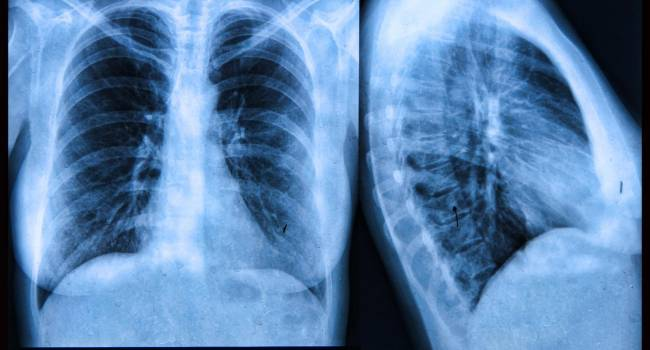
//> input picture pulmon.jpg, 650 x 350 px
$ ./main   (built with g++ and OpenCV 4)
//> lines starting //> are read from the running program, lines starting //| are printed output that depends on the picture
#include<iostream>
#include<opencv2/imgproc/imgproc.hpp>
#include<opencv2/highgui/highgui.hpp>
#include <ctime>
#include <sstream>
#include <chrono>
#include <numeric>
#include <array>
#include <algorithm>
#include <ctime>
#include <cstdlib>
#include <sys/time.h>
#include <sys/resource.h>
#include <fstream>
#include <ctime>
#include <stdio.h>

using namespace std;
using namespace cv;

void IntercambiaDouble(double x, double y){
double aux = x;
x = y;
y = aux;
}

void OrdBurbuja (double v[], int util_v){
int izda, i;
bool cambio;
cambio = true;
for (izda=0; izda<util_v && cambio; izda++){
cambio=false;
for (i=util_v-1 ; i>izda ; i--){
if (v[i] < v[i-1]){
IntercambiaDouble(v[i], v[i-1]);
cambio=true;
}
}
}
}

namespace cpp_secrets{
///Runnable: A class which has a valid and public default ctor and a "run()" function.
///BenchmarkingTimer tests the "run()" function of Runnable
///num_run_cycles: It is the number of times run() needs to be run for a single test.
///One Runnable object is used for a single test.
///Note: if the run() function is statefull then it can only be run once for an object in order
///to get meaningful results.
///num_tests: It is the number of tests that need to be run.
    template <typename Runnable, int num_run_cycles = 1000000, int num_tests = 10>

        struct BenchmarkingTimer{
            /// runs the run() function of the Runnable object and captures timestamps around each test
            void run(){
                for(int i = 0; i < num_tests; i++){
                    Runnable runnable_object_{};
                    Timer t{intervals_[i].first, intervals_[i].second};
                    for(int i = 0; i < num_run_cycles; i++){
                        runnable_object_.run();
                    }
                }
            }

            ///utility function to print durations of all tests
            std::string durations() const{
                std::stringstream ss;
                int i{1};
                for(const auto& interval: intervals_){
                    ss << "Test-" << i++  << " duration = " << (interval.second - interval.first) * 0.001 << " ms" << std::endl;
                }
                return ss.str();
            }

            ///utility function to print average duration of all tests
            double average_duration(){
                auto duration_sum{0.0};
                for(const auto& interval: intervals_){
                    duration_sum += (interval.second - interval.first) * 0.001;
                }
                if (num_tests) return (duration_sum/num_tests);
                return 0;
            }

            private:
            std::array<std::pair<double, double>, num_tests> intervals_{};

            struct Timer{
                Timer(double& start, double& finish):finish_(finish) { start = now(); }
                ~Timer() { finish_ = now(); }

                private:
                double& finish_;
                double now(){
                         ///utility function to return current time in microseconds since epoch
                    return std::chrono::time_point_cast<std::chrono::microseconds>(std::chrono::high_resolution_clock::now()).time_since_epoch().count();
                }
            };

        };
}

///sample class which has a statefull run().
//run() function is stateful because it is not meaningful to sort a sorted array.
//that's why num_run_cycles = 1 in this case.
struct randomly_sorted{
    randomly_sorted(){
        srand(time(0));
        for(int i=0;i<1000000;i++){
            arr_.emplace_back(rand());
                  // making a vector filled with random elements
        }
    }

    void run(){
        sort(arr_.begin(), arr_.end(), std::less<int>());
    }
    private:
    std::vector<int>arr_;
};

unsigned t0,t1;
int main()
{

      Mat src, dst;
      float sum;

      /// Load an image
      src = imread("/home/debian/Documentos/Proyecto_Paralelo_FiltroG_Secuencial/pulmon.jpg", 0);
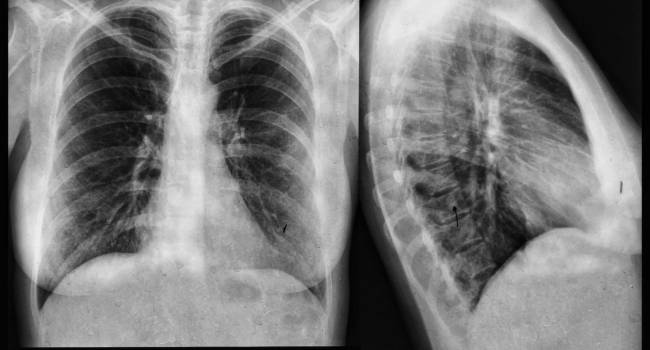
//> src: 350 rows x 650 cols, CV_8UC1; min 0, max 239, mean 124.6
      t0=clock();
      t1 = clock();

      double time = (double(t1-t0)/CLOCKS_PER_SEC);
      cout <<"Tiempo de ejecución: " << time << endl;

      cpp_secrets::BenchmarkingTimer<randomly_sorted, 1, 10> test; // randomly_sorted structure run function is run 10 time and average output is given.
          test.run();
          std::cout << test.durations() << std::endl; // outputs the duration of every test.
          std::cout << "average duration = " << test.average_duration() << " ms" << std::endl;
      if( !src.data )
      { return -1; }

      clock_t tantes,tdespues;
        double tiempo;
        int puntuacion;

        //TEST DE CPU

        int cantidad=0;

        tantes = clock();

        cout<<"Pasando test de CPU..."<<endl;
        for(int i=0;i<1000000000;i++){
        cantidad = cantidad*2;
        cantidad = cantidad/2;
        cantidad++;
        cantidad--;
        }

        tdespues = clock();

        tiempo = static_cast<double>(tdespues - tantes)/CLOCKS_PER_SEC;
        cout<<"\nTiempo empleado: "<<tiempo<<" segundos"<<endl;

        puntuacion = 10000/tiempo;
        cout<<"\nPuntuacion obtenida: "<<puntuacion<<" puntos\n"<<endl;

        //TEST DE MEMORIA

        int componentes = 20000;
        double vector[componentes];

        //Llenamos el vector
        for(int i=0;i<componentes;i++){
        vector[i] = rand();
        }

        tantes = clock();

        cout<<"Pasando test de Memoria..."<<endl;
        //Aplicamos el algoritmo de ordenacion de la burbuja
        OrdBurbuja(vector, componentes);

        tdespues = clock();

        tiempo = static_cast<double>(tdespues - tantes)/CLOCKS_PER_SEC;
        cout<<"\nTiempo empleado: "<<tiempo<<" segundos"<<endl;

        puntuacion = 10000/tiempo;
        cout<<"\nPuntuacion obtenida: "<<puntuacion<<" puntos\n"<<endl;

      // define the kernel
      float Kernel[5][5] = {
                            {1/25.0, 1/25.0, 1/25.0, 1/25.0, 1/25.0},
                            {1/25.0, 1/25.0, 1/25.0, 1/25.0, 1/25.0},
                            {1/25.0, 1/25.0, 1/25.0, 1/25.0, 1/25.0},
                            {1/25.0, 1/25.0, 1/25.0, 1/25.0, 1/25.0},
                            {1/25.0, 1/25.0, 1/25.0, 1/25.0, 1/25.0}
                           };
         dst = src.clone();
        for(int y = 0; y < src.rows; y++)
            for(int x = 0; x < src.cols; x++)
                dst.at<uchar>(y,x) = 0.0;
//> dst: 350 rows x 650 cols, CV_8UC1; every value is 0
        //convolution operation
        for(int y = 1; y < src.rows - 1; y++){
            for(int x = 1; x < src.cols - 1; x++){
                sum = 0.0;
                for(int k = -1; k <= 1;k++){
                    for(int j = -1; j <=1; j++){
                        sum = sum + Kernel[j+1][k+1]*src.at<uchar>(y - j, x - k);

                    }
                }
                dst.at<uchar>(y,x) = sum;


            }
        }
//> this loop made 348 passes
//> sum on passes 1 to 3: 0.96, 0.96, 0.96
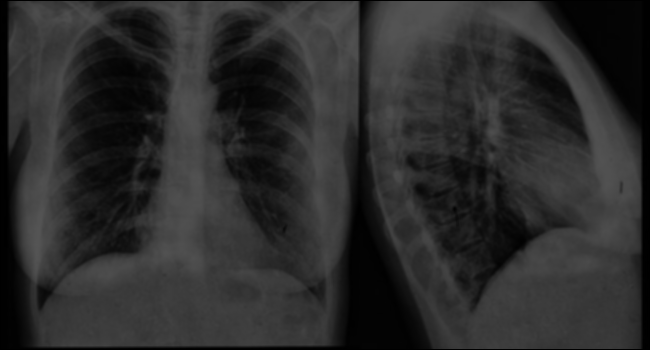
//> dst: 350 rows x 650 cols, CV_8UC1; min 0, max 85, mean 44.2
//> after the loop, sum = 1.6


        namedWindow("Imagen Filtro Gaussiano");
        imshow("Imagen Filtro Gaussiano", dst);

        namedWindow("Imagen Original");
        imshow("Imagen Original", src);

      waitKey();


    return 0;
}

$ run again, with carcinomina.jpg copied over pulmon.jpg
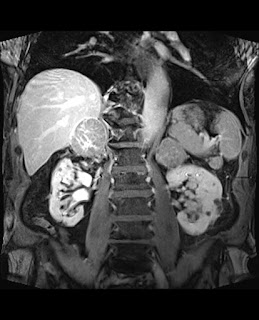
//> input picture carcinomina.jpg, 259 x 320 px
//> src is the input picture: 320 rows x 259 cols, CV_8UC1; min 0, max 255, mean 69.4
//> the loop `for(int y = 1; y < src.rows - 1; y++)` made 318 passes
//> sum on passes 1 to 3: 0, 0, 0
//> after the loop `for(int y = 1; y < src.rows - 1; y++)`:
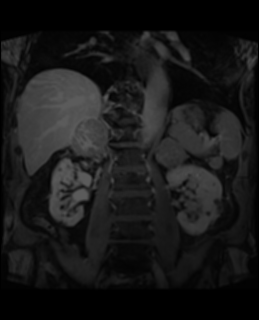
//> dst: 320 rows x 259 cols, CV_8UC1; min 0, max 91, mean 24.5
//> after the loop `for(int y = 1; y < src.rows - 1; y++)`: sum = 0

$ run again, with cerebro.jpeg copied over pulmon.jpg
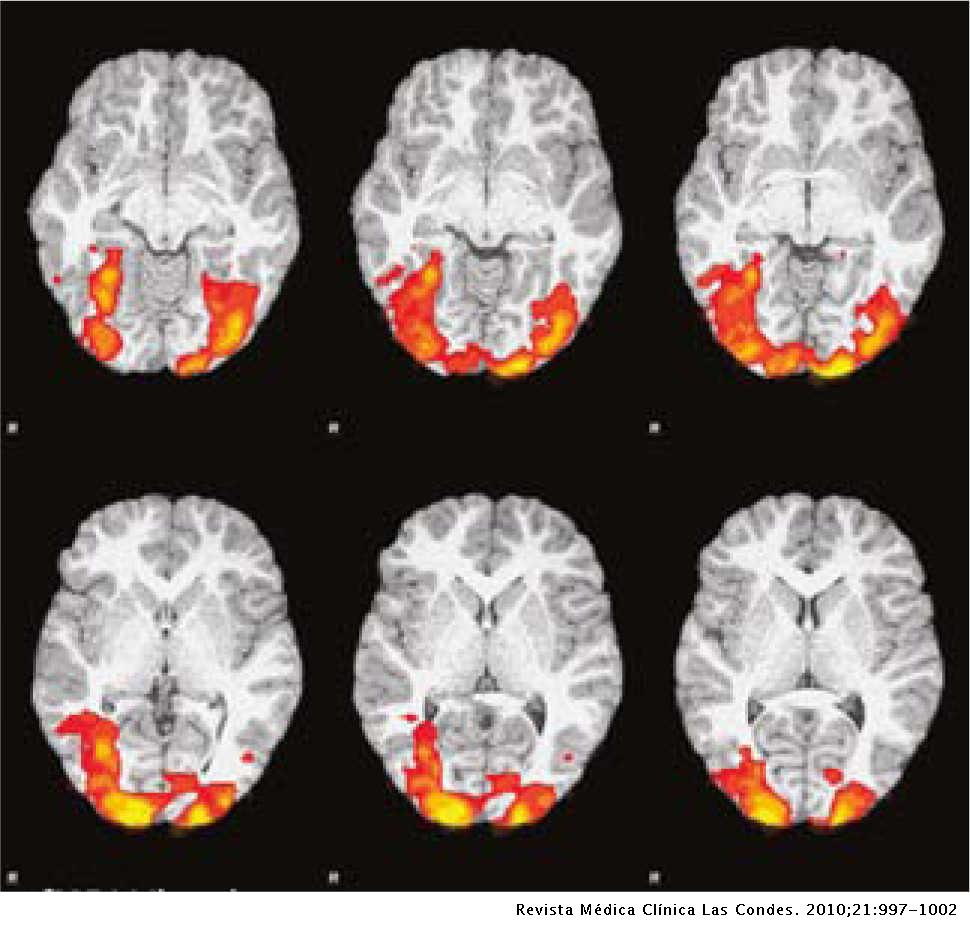
//> input picture cerebro.jpeg, 970 x 932 px
//> `src = imread("/home/debian/Documentos/Proyecto_Paralelo_FiltroG_Secuen..`:
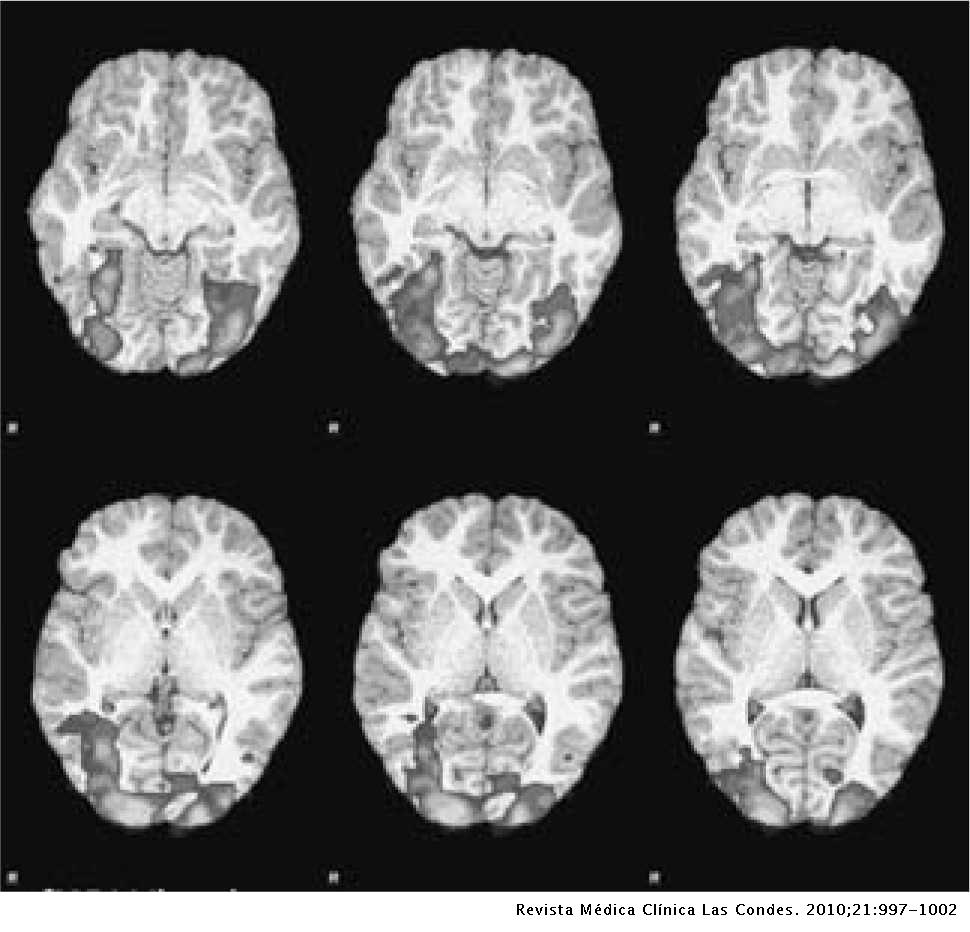
//> src: 932 rows x 970 cols, CV_8UC1; min 0, max 255, mean 104.4
//> the loop `for(int y = 1; y < src.rows - 1; y++)` made 930 passes
//> sum on passes 1 to 3: 42.64, 26.84, 25.72
//> after the loop `for(int y = 1; y < src.rows - 1; y++)`:
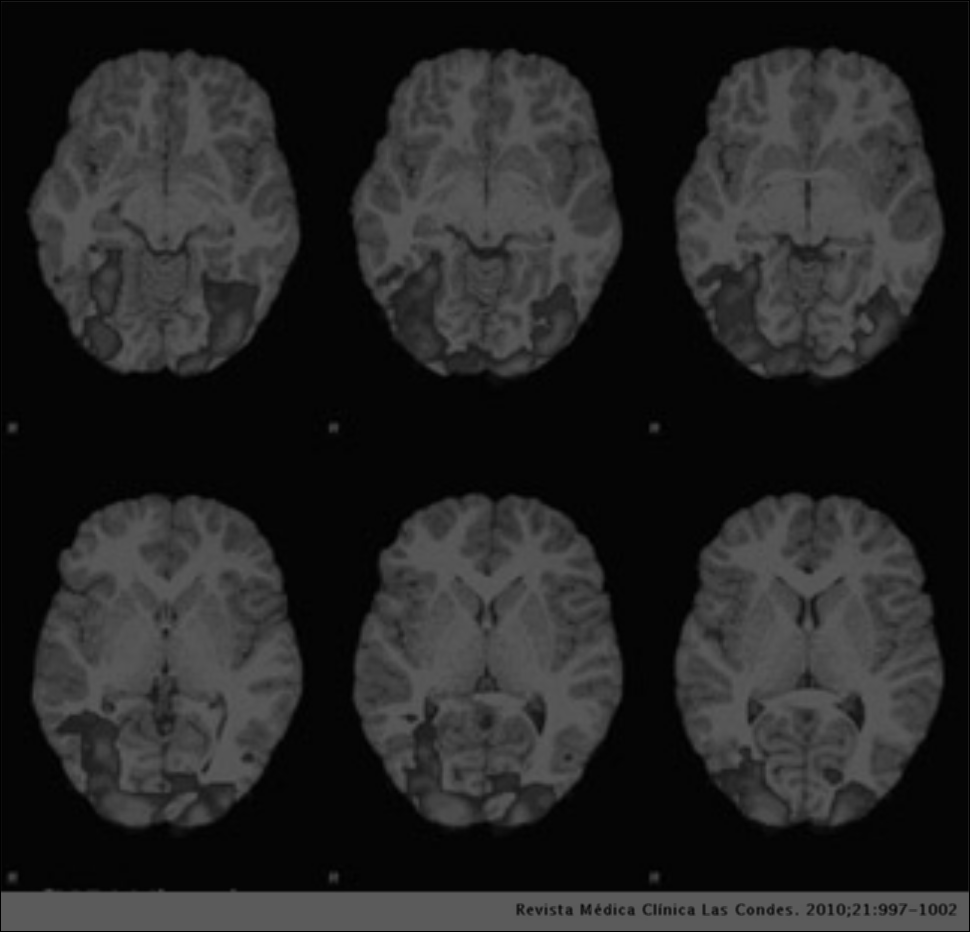
//> dst: 932 rows x 970 cols, CV_8UC1; min 0, max 91, mean 37
//> after the loop `for(int y = 1; y < src.rows - 1; y++)`: sum = 91.8
